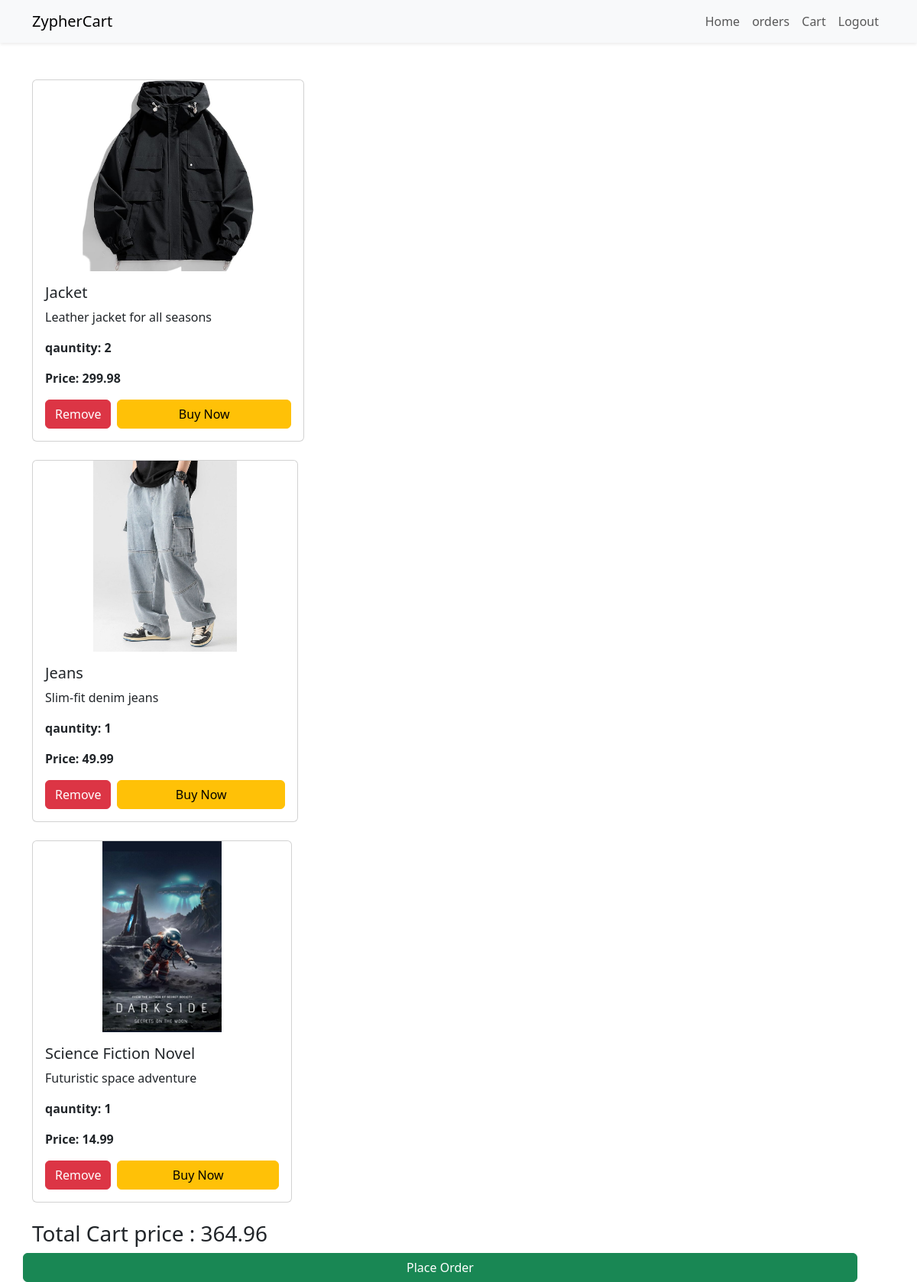
The app's page /orders/cart/ (signed in), older data.
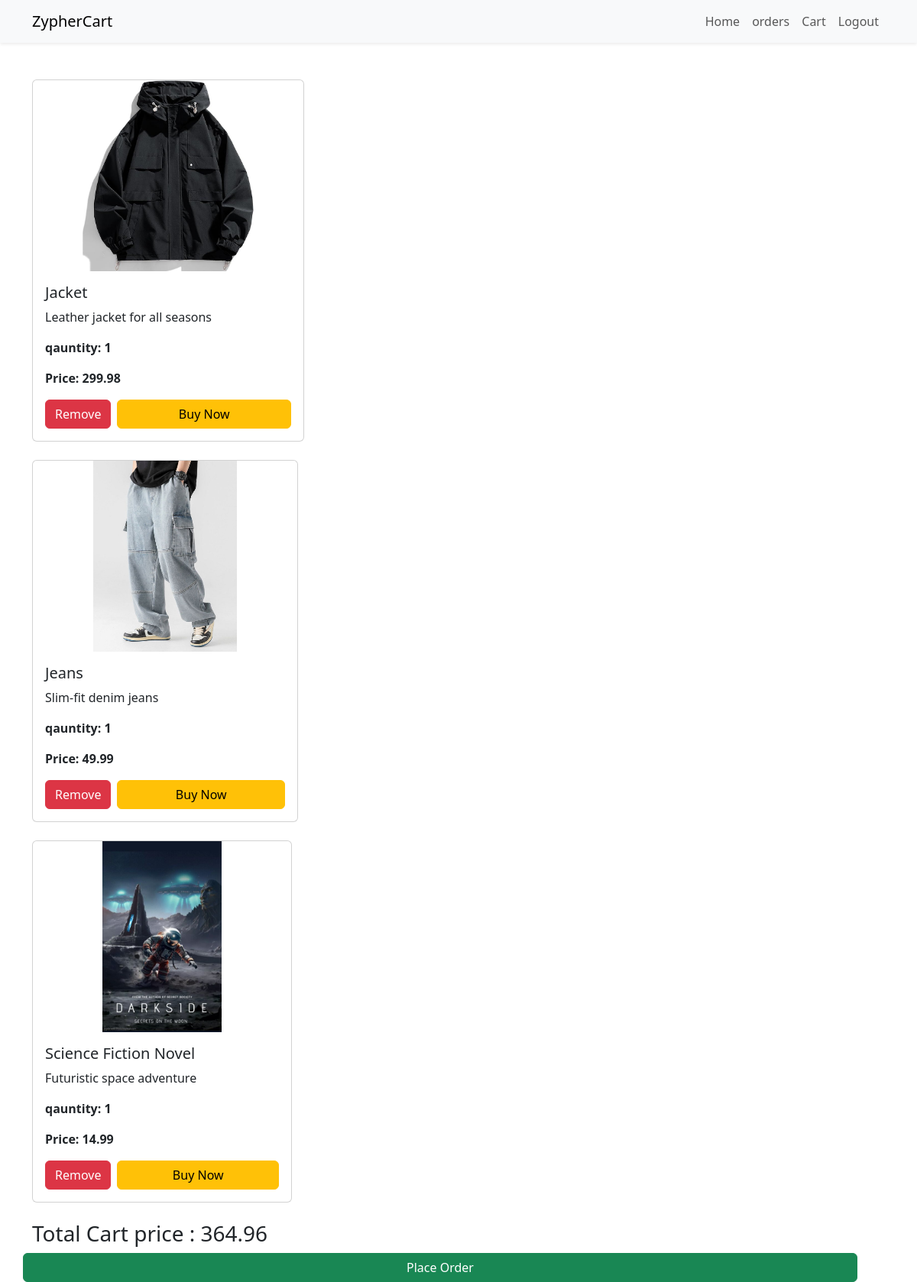
The same page, newer data.
### orders/models.py (models this page shows)
class CartItems(models.Model):
    cart = models.ForeignKey(Cart,on_delete=models.CASCADE)
    product = models.ForeignKey(Product,on_delete=models.CASCADE)
    quantity = models.PositiveIntegerField()
    price = models.DecimalField(max_digits=10 , decimal_places=2)

### products/models.py (models this page shows, shortened)
class Product(models.Model):
    product_id = models.UUIDField(primary_key=True, default=uuid.uuid4, editable=False)
    product_name = models.CharField(max_length=255)
    product_image = models.ImageField(upload_to='products/',null=True,blank=True)
    product_desc = models.TextField()
    price = models.DecimalField(max_digits=10, decimal_places=2)
    category = models.ForeignKey(Category, on_delete=models.CASCADE)

### orders/views.py (the view)
# urls.py: path("cart/", views.CartPage, name="CartPage"),
def CartPage(request):
    cart_items = CartItems.objects.filter(cart__user=request.user)
    total_price = cart_items.aggregate(total=Sum("price"))
    context = {"cartItems": cart_items, "total_price": total_price["total"]}
    return render(request, "orders/cart.html", context)

### orders/templates/orders/cart.html (shortened to what this page needs)
{% extends 'core/base.html'%}
{%block content%}
<div class="container mt-5">
    {% for cItem in cartItems %}
    <div class="row">
        <div class="col-md-4 mb-4">
            <div class="card">
                <img src="{{ cItem.product.product_image.url }}" class="card-img-top img-fluid product-image" alt="Product Image">
                <div class="card-body">
                    <h5 class="card-title">{{ cItem.product.product_name }}</h5>
                    <p class="card-text">{{ cItem.product.product_desc }}</p>
                    <p class="card-text"><strong>qauntity: {{ cItem.quantity }}</strong></p>
                    <p class="card-text"><strong>Price: {{ cItem.price }}</strong></p>
                    <div class="d-flex gap-2">
                    <form action="{% url 'RemoveItems' cItem.product.product_id %}" method="POST">
                        <button class="btn btn-danger flex-fill" type="submit">Remove</button>
                    </form>
                    <a href="{% url 'DirectCheckout' cItem.product.product_id %}" type="submit" class="btn btn-warning flex-fill">Buy Now</a>
                    </div>
                </div>
            </div>
        </div>
        {% endfor %}
        <h3>Total Cart price : {{total_price | floatformat:2 }}</h3>
        <a href="{% url 'CartCheckout' %}" class="btn btn-success flex-fill">Place Order</a>
    </div>
</div>
{%endblock content%}

Row changes from the older to the newer data that the page shows:
changed CartItems "Jacket": quantity "2" → "1"
